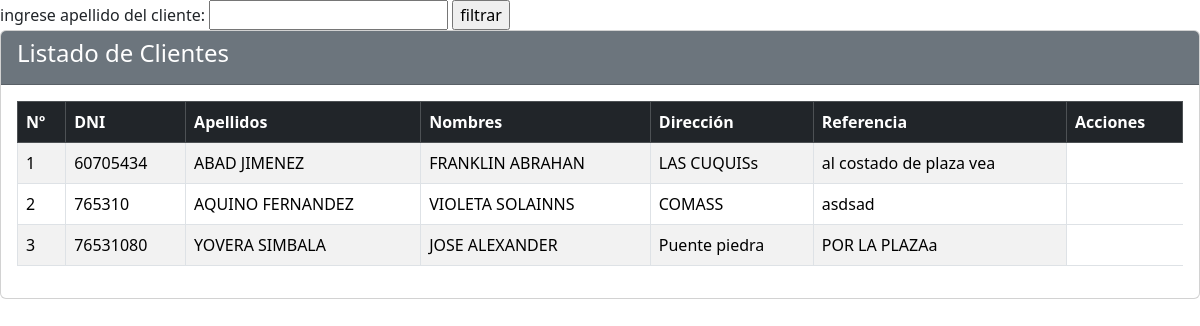
/vistas/listado_clientes.php, run on the app's committed database.
### tables this page shows
CREATE TABLE `clientes`  (
  `dni` varchar(8) NOT NULL,
  `apellidos` varchar(255) NULL DEFAULT NULL,
  `nombres` varchar(255) NULL DEFAULT NULL,
  `direccion` varchar(255) NULL DEFAULT NULL,
  `referencia` varchar(255) NULL DEFAULT NULL,
  PRIMARY KEY (`dni`) USING BTREE
);

### vistas/listado_clientes.php (the view, shortened to what this page needs)
<!DOCTYPE html>
<html lang="en">
<head>
    <link href="https://cdn.jsdelivr.net/npm/bootstrap@5.3.3/dist/css/bootstrap.min.css" rel="stylesheet">
    <link rel="stylesheet" href="https://cdn.jsdelivr.net/npm/bootstrap-icons/font/bootstrap-icons.css">
</head>
<body>
    <?php
    include("../conexion/conexion.php");
    $consulta="select * from clientes order by apellidos";
    $datos=mysqli_query($cnn,$consulta);
    ?>
    <form action="" method="post">
        ingrese apellido del cliente:
        <input type="text"  name="t_ab" id="t_ab">
        <input type="submit" value="filtrar" name="b_bc">
    </form>
    <div class="card">
        <div class="card-header text-white bg-secondary">
            <h4>Listado de Clientes</h4>
        </div>
        <div class="card-body">
            <table class="table table-bordered table-striped">
                <thead class="table-dark">
                    <tr>
                        <th scope="col">Nº</th>
                        <th scope="col">DNI</th>
                        <th scope="col">Apellidos</th>
                        <th scope="col">Nombres</th>
                        <th scope="col">Dirección</th>
                        <th scope="col">Referencia</th>
                        <th scope="col">Acciones</th>
                    </tr>
                </thead>
                <tbody>
                    <?php
                        $i=0;
                        while($fila=mysqli_fetch_array($datos)){
                            $i++;
                            $dni=$fila['dni'];
                            $ape=$fila['apellidos'];
                            $nom=$fila['nombres'];
                            $dir=$fila['direccion'];
                            $ref=$fila['referencia'];
                    ?>
                    <tr>
                        <td><?php echo $i; ?></td>
                        <td><?php echo $dni; ?></td>
                        <td><?php echo $ape; ?></td>
                        <td><?php echo $nom; ?></td>
                        <td><?php echo $dir; ?></td>
                        <td><?php echo $ref; ?></td>
                    </tr>
                    <?php } ?>
                </tbody>
            </table>
        </div>
    </div>
</body>
</html>

### data on the page
clientes: dni "60705434", apellidos "ABAD JIMENEZ", nombres "FRANKLIN ABRAHAN", direccion "LAS CUQUISs", referencia "al costado de plaza vea"
clientes: dni "765310", apellidos "AQUINO FERNANDEZ", nombres "VIOLETA SOLAINNS", direccion "COMASS", referencia "asdsad"
clientes: dni "76531080", apellidos "YOVERA SIMBALA", nombres "JOSE ALEXANDER", direccion "Puente piedra", referencia "POR LA PLAZAa"
